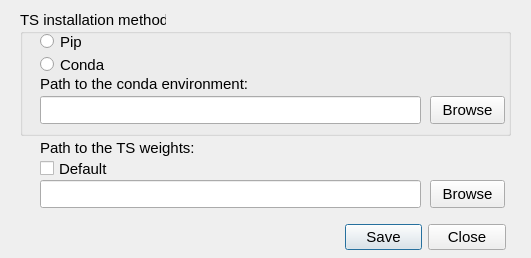
<?xml version="1.0" encoding="UTF-8"?>
<ui version="4.0">
 <class>Dialog</class>
 <widget class="QDialog" name="Dialog">
  <property name="geometry">
   <rect>
    <x>0</x>
    <y>0</y>
    <width>531</width>
    <height>258</height>
   </rect>
  </property>
  <property name="minimumSize">
   <size>
    <width>531</width>
    <height>258</height>
   </size>
  </property>
  <property name="maximumSize">
   <size>
    <width>531</width>
    <height>258</height>
   </size>
  </property>
  <property name="windowTitle">
   <string>Dialog</string>
  </property>
  <widget class="QDialogButtonBox" name="buttonBox">
   <property name="geometry">
    <rect>
     <x>345</x>
     <y>217</y>
     <width>161</width>
     <height>41</height>
    </rect>
   </property>
   <property name="font">
    <font>
     <pointsize>11</pointsize>
    </font>
   </property>
   <property name="orientation">
    <enum>Qt::Horizontal</enum>
   </property>
   <property name="standardButtons">
    <set>QDialogButtonBox::Close|QDialogButtonBox::Save</set>
   </property>
  </widget>
  <widget class="QGroupBox" name="groupBox">
   <property name="geometry">
    <rect>
     <x>20</x>
     <y>10</y>
     <width>491</width>
     <height>126</height>
    </rect>
   </property>
   <property name="font">
    <font>
     <pointsize>11</pointsize>
    </font>
   </property>
   <property name="title">
    <string>TS installation method</string>
   </property>
   <widget class="QRadioButton" name="Pip">
    <property name="geometry">
     <rect>
      <x>20</x>
      <y>23</y>
      <width>82</width>
      <height>17</height>
     </rect>
    </property>
    <property name="text">
     <string>Pip</string>
    </property>
   </widget>
   <widget class="QRadioButton" name="Conda">
    <property name="geometry">
     <rect>
      <x>20</x>
      <y>46</y>
      <width>82</width>
      <height>17</height>
     </rect>
    </property>
    <property name="text">
     <string>Conda</string>
    </property>
   </widget>
   <widget class="QLineEdit" name="PathToConda">
    <property name="geometry">
     <rect>
      <x>20</x>
      <y>86</y>
      <width>381</width>
      <height>28</height>
     </rect>
    </property>
   </widget>
   <widget class="QLabel" name="label">
    <property name="geometry">
     <rect>
      <x>20</x>
      <y>66</y>
      <width>221</width>
      <height>16</height>
     </rect>
    </property>
    <property name="text">
     <string>Path to the conda environment:</string>
    </property>
   </widget>
   <widget class="QPushButton" name="BrowseToConda">
    <property name="geometry">
     <rect>
      <x>410</x>
      <y>86</y>
      <width>75</width>
      <height>28</height>
     </rect>
    </property>
    <property name="text">
     <string>Browse</string>
    </property>
   </widget>
  </widget>
  <widget class="QLabel" name="label_2">
   <property name="geometry">
    <rect>
     <x>40</x>
     <y>137</y>
     <width>221</width>
     <height>21</height>
    </rect>
   </property>
   <property name="font">
    <font>
     <pointsize>11</pointsize>
    </font>
   </property>
   <property name="text">
    <string>Path to the TS weights:</string>
   </property>
  </widget>
  <widget class="QCheckBox" name="TSDefault">
   <property name="geometry">
    <rect>
     <x>40</x>
     <y>160</y>
     <width>70</width>
     <height>17</height>
    </rect>
   </property>
   <property name="font">
    <font>
     <pointsize>11</pointsize>
    </font>
   </property>
   <property name="text">
    <string>Default</string>
   </property>
  </widget>
  <widget class="QLineEdit" name="PathToTS">
   <property name="geometry">
    <rect>
     <x>40</x>
     <y>180</y>
     <width>381</width>
     <height>28</height>
    </rect>
   </property>
   <property name="font">
    <font>
     <pointsize>11</pointsize>
    </font>
   </property>
  </widget>
  <widget class="QPushButton" name="BrowseToTS">
   <property name="geometry">
    <rect>
     <x>430</x>
     <y>180</y>
     <width>75</width>
     <height>28</height>
    </rect>
   </property>
   <property name="font">
    <font>
     <pointsize>11</pointsize>
    </font>
   </property>
   <property name="text">
    <string>Browse</string>
   </property>
  </widget>
 </widget>
 <resources/>
 <connections>
  <connection>
   <sender>buttonBox</sender>
   <signal>accepted()</signal>
   <receiver>Dialog</receiver>
   <slot>accept()</slot>
   <hints>
    <hint type="sourcelabel">
     <x>248</x>
     <y>254</y>
    </hint>
    <hint type="destinationlabel">
     <x>157</x>
     <y>274</y>
    </hint>
   </hints>
  </connection>
  <connection>
   <sender>buttonBox</sender>
   <signal>rejected()</signal>
   <receiver>Dialog</receiver>
   <slot>reject()</slot>
   <hints>
    <hint type="sourcelabel">
     <x>316</x>
     <y>260</y>
    </hint>
    <hint type="destinationlabel">
     <x>286</x>
     <y>274</y>
    </hint>
   </hints>
  </connection>
 </connections>
</ui>
